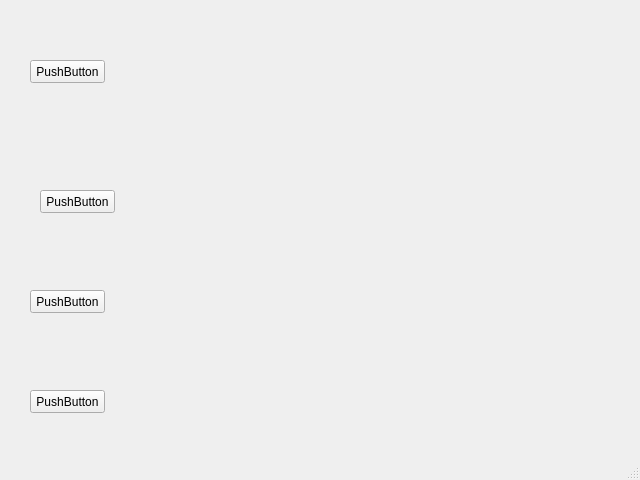
<?xml version="1.0" encoding="UTF-8"?>
<ui version="4.0">
 <class>MainWindow</class>
 <widget class="QMainWindow" name="MainWindow">
  <property name="geometry">
   <rect>
    <x>0</x>
    <y>0</y>
    <width>640</width>
    <height>480</height>
   </rect>
  </property>
  <property name="windowTitle">
   <string>MainWindow</string>
  </property>
  <widget class="QWidget" name="centralwidget">
   <widget class="QPushButton" name="pushButton">
    <property name="geometry">
     <rect>
      <x>30</x>
      <y>60</y>
      <width>75</width>
      <height>23</height>
     </rect>
    </property>
    <property name="text">
     <string>PushButton</string>
    </property>
   </widget>
   <widget class="QPushButton" name="pushButton_2">
    <property name="geometry">
     <rect>
      <x>40</x>
      <y>190</y>
      <width>75</width>
      <height>23</height>
     </rect>
    </property>
    <property name="text">
     <string>PushButton</string>
    </property>
   </widget>
   <widget class="QPushButton" name="pushButton_3">
    <property name="geometry">
     <rect>
      <x>30</x>
      <y>290</y>
      <width>75</width>
      <height>23</height>
     </rect>
    </property>
    <property name="text">
     <string>PushButton</string>
    </property>
   </widget>
   <widget class="QPushButton" name="pushButton_4">
    <property name="geometry">
     <rect>
      <x>30</x>
      <y>390</y>
      <width>75</width>
      <height>23</height>
     </rect>
    </property>
    <property name="text">
     <string>PushButton</string>
    </property>
   </widget>
  </widget>
  <widget class="QMenuBar" name="menubar">
   <property name="geometry">
    <rect>
     <x>0</x>
     <y>0</y>
     <width>640</width>
     <height>22</height>
    </rect>
   </property>
  </widget>
  <widget class="QStatusBar" name="statusbar"/>
 </widget>
 <resources/>
 <connections/>
</ui>
